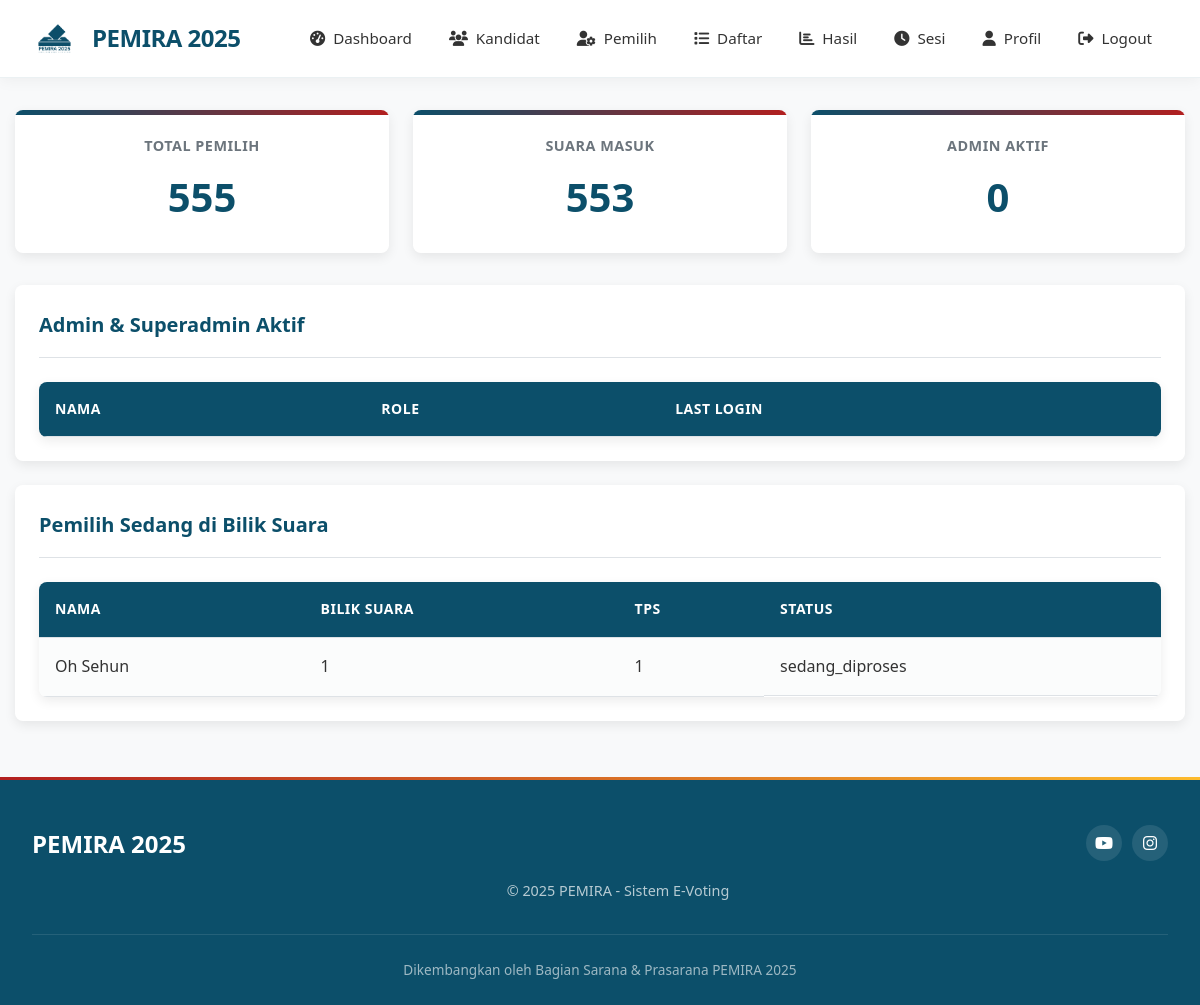
The app's page /superadmin/dashboard.php (signed in) with its own data.
### tables this page shows
CREATE TABLE `voting_sessions` (
  `id` int(11) NOT NULL,
  `id_user` int(11) NOT NULL,
  `id_admin` int(11) NOT NULL,
  `bilik_suara` int(11) NOT NULL,
  `tps` int(11) NOT NULL,
  `status` enum('sedang_diproses','selesai') DEFAULT 'sedang_diproses',
  `created_at` timestamp NOT NULL DEFAULT current_timestamp()
);

CREATE TABLE `users` (
  `id` int(11) NOT NULL,
  `nim` varchar(20) NOT NULL,
  `nama` varchar(100) NOT NULL,
  `password` varchar(255) NOT NULL,
  `role` enum('superadmin','admin','pemilih') NOT NULL,
  `kode_jurusan` varchar(2) DEFAULT NULL,
  `status` enum('aktif','nonaktif') DEFAULT 'aktif',
  `has_voted` tinyint(1) DEFAULT 0,
  `last_login` datetime DEFAULT NULL,
  `created_at` timestamp NOT NULL DEFAULT current_timestamp()
);

### includes/functions.php (called while the page is built, shortened)
<?php
function getActiveUsers($pdo) {
    $stmt = $pdo->query("
        SELECT u.nama, u.role, u.last_login
        FROM users u
        WHERE u.role IN ('admin', 'superadmin')
        AND u.last_login > DATE_SUB(NOW(), INTERVAL 30 MINUTE)
    ");
    return $stmt->fetchAll(PDO::FETCH_ASSOC);
}
?>

### superadmin/dashboard.php (the view, shortened to what this page needs)
<?php
require_once '../config/database.php';
require_once '../includes/functions.php';
$activeUsers = getActiveUsers($pdo);
$stmt = $pdo->query("
    SELECT vs.id, u.nama, vs.bilik_suara, vs.tps, vs.status
    FROM voting_sessions vs
    JOIN users u ON vs.id_user = u.id
    WHERE vs.status = 'sedang_diproses'
");
$activeSessions = $stmt->fetchAll(PDO::FETCH_ASSOC);
$stmt = $pdo->query("SELECT COUNT(*) as total FROM users WHERE role = 'pemilih'");
$totalVoters = $stmt->fetch(PDO::FETCH_ASSOC)['total'];
$stmt = $pdo->query("SELECT COUNT(*) as total FROM votes");
$totalVotes = $stmt->fetch(PDO::FETCH_ASSOC)['total'];
?>
<!DOCTYPE html>
<html>
<head>
    <link rel="stylesheet" href="../assets/css/style.css">
</head>
<body>
    <?php include '../includes/header.php'; ?>
    <div class="dashboard-stats">
        <div class="stat-card">
            <h3>Total Pemilih</h3>
            <p><?php echo $totalVoters; ?></p>
        </div>
        <div class="stat-card">
            <h3>Suara Masuk</h3>
            <p><?php echo $totalVotes; ?></p>
        </div>
        <div class="stat-card">
            <h3>Admin Aktif</h3>
            <p><?php echo count($activeUsers); ?></p>
        </div>
    </div>
    <div class="card">
        <div class="card-header">
            <h2 class="card-title">Admin & Superadmin Aktif</h2>
        </div>
        <table>
            <tr>
                <th>Nama</th>
                <th>Role</th>
                <th>Last Login</th>
            </tr>
        </table>
    </div>
    <div class="card">
        <div class="card-header">
            <h2 class="card-title">Pemilih Sedang di Bilik Suara</h2>
        </div>
        <table>
            <tr>
                <th>Nama</th>
                <th>Bilik Suara</th>
                <th>TPS</th>
                <th>Status</th>
            </tr>
            <?php foreach ($activeSessions as $session): ?>
            <tr>
                <td><?php echo $session['nama']; ?></td>
                <td><?php echo $session['bilik_suara']; ?></td>
                <td><?php echo $session['tps']; ?></td>
                <td><?php echo $session['status']; ?></td>
            </tr>
            <?php endforeach; ?>
        </table>
    </div>
    <?php include '../includes/footer.php'; ?>
</body>
</html>

### assets/css/style.css (style rules this page uses)
:root { --primary-color: #0c4f6a; --secondary-color: #b21f1f; --accent-color: #fdbb2d; --text-color: #333; --light-text: #6c757d; --bg-color: #f8f9fa; --white: #ffffff; --success: #28a745; --info: #007bff; --warning: #ffc107; --danger: #dc3545; --border-radius: 8px; --box-shadow: 0 4px 12px rgba(0,0,0,0.08); --transition: all 0.3s ease; }
* { margin: 0; padding: 0; box-sizing: border-box; }
body { font-family: 'Segoe UI', Tahoma, Geneva, Verdana, sans-serif; line-height: 1.6; color: var(--text-color); background-color: var(--bg-color); overflow-x: hidden; }
table { width: 100%; border-collapse: collapse; margin-top: 1.5rem; border-radius: var(--border-radius); overflow: hidden; box-shadow: var(--box-shadow); animation: fadeInUp 0.7s ease; }
table th, table td { padding: 1rem; text-align: left; border-bottom: 1px solid #dee2e6; }
table th { background-color: var(--primary-color); color: var(--white); font-weight: 600; text-transform: uppercase; font-size: 0.875rem; letter-spacing: 0.5px; }
table tr:nth-child(even) { background-color: rgba(248, 249, 250, 0.5); }
table td:last-child { display: flex; gap: 0.5rem; }
.card { background-color: var(--white); border-radius: var(--border-radius); box-shadow: var(--box-shadow); padding: 1.5rem; margin-bottom: 1.5rem; transition: var(--transition); animation: fadeInUp 0.6s ease forwards; opacity: 0; }
.card-header { border-bottom: 1px solid #dee2e6; padding-bottom: 1rem; margin-bottom: 1rem; display: flex; justify-content: space-between; align-items: center; }
.card-title { margin: 0; font-size: 1.25rem; color: #0c4f6a; }
.dashboard-stats { display: grid; grid-template-columns: repeat(auto-fit, minmax(250px, 1fr)); gap: 1.5rem; margin-bottom: 2rem; }
.stat-card { background-color: var(--white); border-radius: var(--border-radius); box-shadow: var(--box-shadow); padding: 1.5rem; text-align: center; transition: var(--transition); position: relative; overflow: hidden; animation: fadeInUp 0.6s ease forwards; opacity: 0; }
.stat-card:nth-child(1) { animation-delay: 0.1s; }
.stat-card:nth-child(2) { animation-delay: 0.2s; }
.stat-card:nth-child(3) { animation-delay: 0.3s; }
.stat-card::before { content: ''; position: absolute; top: 0; left: 0; width: 100%; height: 5px; background: linear-gradient(90deg, var(--primary-color), var(--secondary-color)); }
.stat-card h3 { margin-bottom: 0.5rem; color: var(--light-text); font-size: 0.9rem; text-transform: uppercase; letter-spacing: 0.5px; }
.stat-card p { font-size: 2.5rem; font-weight: bold; color: var(--primary-color); margin: 0; }
html { scroll-behavior: smooth; }

### records on screen
voting_sessions: id_user.nama "Oh Sehun", bilik_suara "1", tps "1", status "sedang_diproses"

### other values on screen
$totalVoters "555"
$totalVotes "553"
count($activeUsers) "0"
